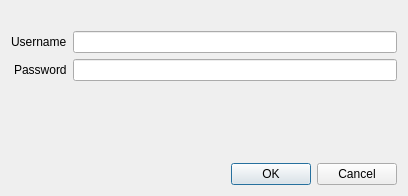
<?xml version="1.0" encoding="UTF-8"?>
<ui version="4.0">
 <class>LoginDialog</class>
 <widget class="QDialog" name="LoginDialog">
  <property name="geometry">
   <rect>
    <x>0</x>
    <y>0</y>
    <width>408</width>
    <height>196</height>
   </rect>
  </property>
  <property name="windowTitle">
   <string>NERSC NEWT login</string>
  </property>
  <layout class="QFormLayout" name="formLayout_2">
   <property name="fieldGrowthPolicy">
    <enum>QFormLayout::AllNonFixedFieldsGrow</enum>
   </property>
   <item row="0" column="0">
    <widget class="QLabel" name="hostLabel">
     <property name="text">
      <string/>
     </property>
     <property name="alignment">
      <set>Qt::AlignCenter</set>
     </property>
    </widget>
   </item>
   <item row="1" column="0" colspan="2">
    <layout class="QFormLayout" name="formLayout">
     <property name="fieldGrowthPolicy">
      <enum>QFormLayout::AllNonFixedFieldsGrow</enum>
     </property>
     <property name="labelAlignment">
      <set>Qt::AlignRight|Qt::AlignTrailing|Qt::AlignVCenter</set>
     </property>
     <item row="1" column="1">
      <widget class="QLineEdit" name="credentialsEdit">
       <property name="echoMode">
        <enum>QLineEdit::Password</enum>
       </property>
      </widget>
     </item>
     <item row="1" column="0">
      <widget class="QLabel" name="promptLabel">
       <property name="enabled">
        <bool>true</bool>
       </property>
       <property name="text">
        <string>Password</string>
       </property>
      </widget>
     </item>
     <item row="0" column="1">
      <widget class="QLineEdit" name="usernameEdit"/>
     </item>
     <item row="0" column="0">
      <widget class="QLabel" name="usernameLabel">
       <property name="text">
        <string>Username</string>
       </property>
      </widget>
     </item>
    </layout>
   </item>
   <item row="2" column="0">
    <widget class="QLabel" name="messageLabel">
     <property name="text">
      <string/>
     </property>
     <property name="textFormat">
      <enum>Qt::AutoText</enum>
     </property>
    </widget>
   </item>
   <item row="3" column="0" colspan="2">
    <spacer name="verticalSpacer">
     <property name="orientation">
      <enum>Qt::Vertical</enum>
     </property>
     <property name="sizeHint" stdset="0">
      <size>
       <width>379</width>
       <height>4</height>
      </size>
     </property>
    </spacer>
   </item>
   <item row="4" column="1">
    <widget class="QDialogButtonBox" name="buttonBox">
     <property name="orientation">
      <enum>Qt::Horizontal</enum>
     </property>
     <property name="standardButtons">
      <set>QDialogButtonBox::Cancel|QDialogButtonBox::Ok</set>
     </property>
    </widget>
   </item>
  </layout>
 </widget>
 <tabstops>
  <tabstop>usernameEdit</tabstop>
  <tabstop>credentialsEdit</tabstop>
  <tabstop>buttonBox</tabstop>
 </tabstops>
 <resources/>
 <connections>
  <connection>
   <sender>buttonBox</sender>
   <signal>accepted()</signal>
   <receiver>LoginDialog</receiver>
   <slot>accept()</slot>
   <hints>
    <hint type="sourcelabel">
     <x>248</x>
     <y>254</y>
    </hint>
    <hint type="destinationlabel">
     <x>157</x>
     <y>274</y>
    </hint>
   </hints>
  </connection>
  <connection>
   <sender>buttonBox</sender>
   <signal>rejected()</signal>
   <receiver>LoginDialog</receiver>
   <slot>reject()</slot>
   <hints>
    <hint type="sourcelabel">
     <x>316</x>
     <y>260</y>
    </hint>
    <hint type="destinationlabel">
     <x>286</x>
     <y>274</y>
    </hint>
   </hints>
  </connection>
 </connections>
</ui>
